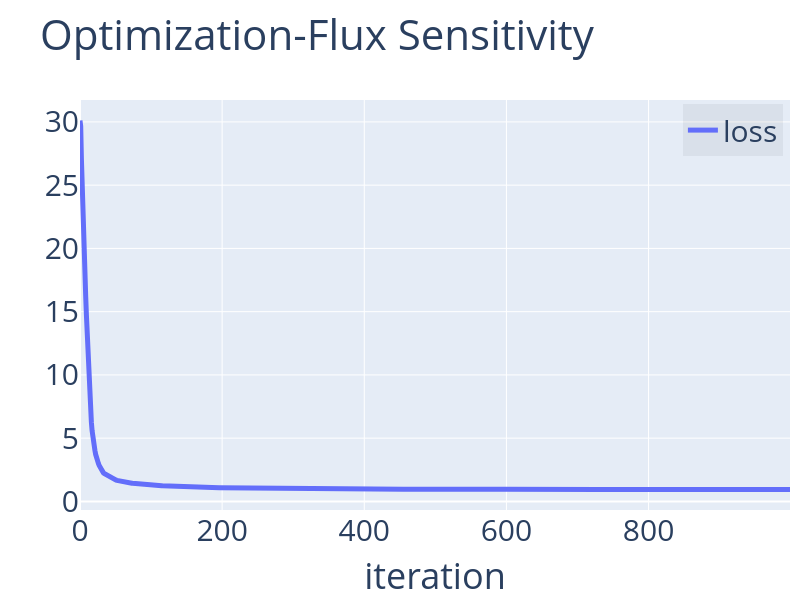

This figure's notebook cell:
### Code cell
# plot loss vs. iterations
plotCompare(dLogs.index,dLogs[['loss']],'Optimization-Flux Sensitivity','iteration',export='pdf',size=(600,800))

### Figure 1 — Plotly figure (JSON) as saved in the notebook; plotly's stock layout.template omitted (floating-point values rounded to 4 significant figures; data arrays with more than 128 entries replaced by an {"elided": "..."} marker saying what was removed)
{"data": [{"line": {"width": 5}, "name": "loss", "type": "scatter", "x": {"elided": "1000 int values"}, "y": {"elided": "1000 float values"}}], "layout": {"font": {"size": 30}, "height": 600, "legend": {"bgcolor": "rgba(0,0,0,.05)", "x": 0.99, "xanchor": "right", "y": 0.99, "yanchor": "top"}, "margin": {"r": 10, "t": 100}, "showlegend": true, "title": {"text": "Optimization-Flux Sensitivity"}, "width": 800, "xaxis": {"title": {"text": "iteration"}}}}
